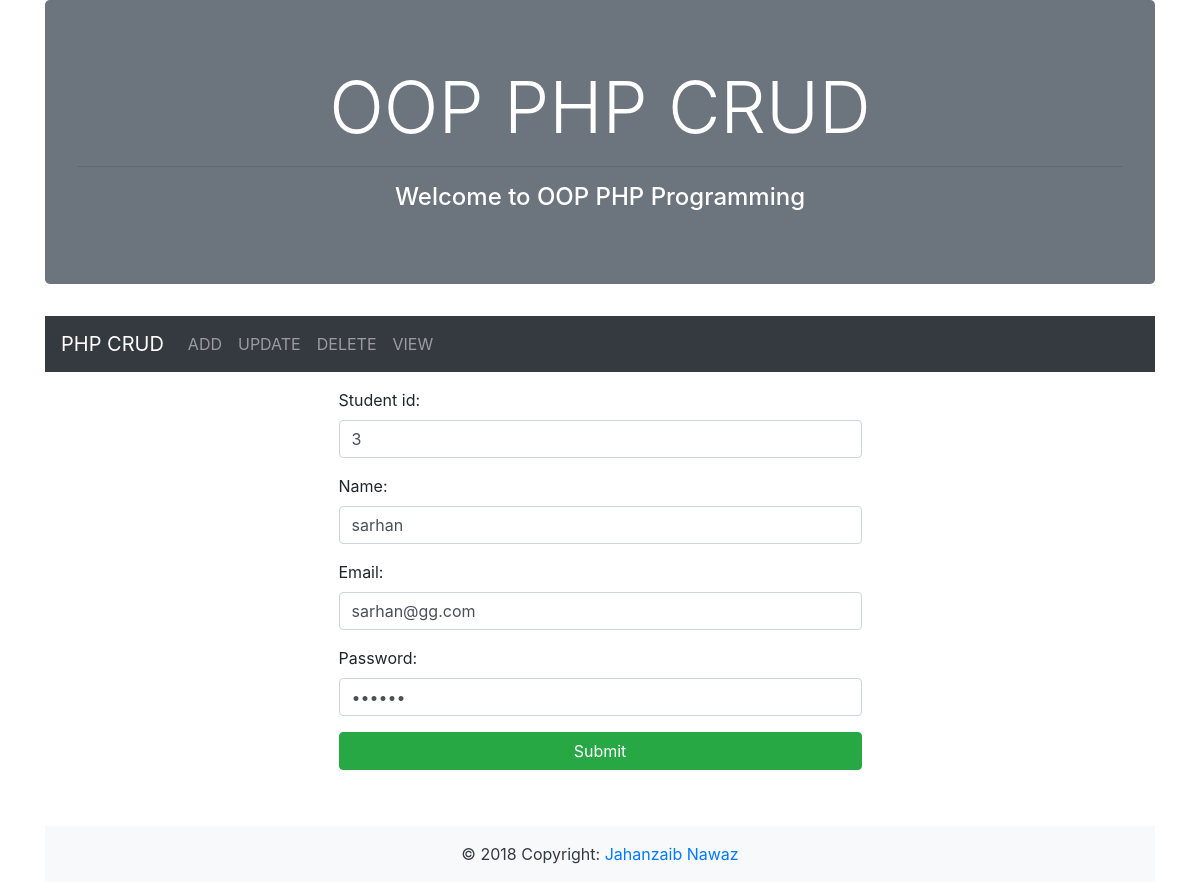
The page /update.php?upd=3 on the database its author committed.
### tables this page shows
CREATE TABLE `student` (
  `id` int(11) NOT NULL,
  `stdname` varchar(20) NOT NULL,
  `stdemail` varchar(25) NOT NULL,
  `stdpass` varchar(20) NOT NULL
);

### con.php (called while the page is built, shortened)
<?php
Class Database{
public $host =  "localhost";
public $user = "root";
public $pswd = "";
public $dbase = "bsse";
public $conn;
public function connectDB(){
	$this->conn = new mysqli($this->host, $this->user, $this->pswd, $this->dbase);
}
public function select($query)
{
	$result = $this->conn->query($query) or die( $this->conn->error.__LINE__);
	if ($result->num_rows >0) {
		return $result;
	} else {
		return false;
	}
}
}
?>

### student.php (called while the page is built, shortened)
<?php
include_once 'con.php';
class Student
{
	public $db;
	function __construct()
	{
		$this->db = new Database();
	}
	public function getforupdate($id)
	{
		$query = "SELECT * FROM student WHERE id = '$id'";
		$result = $this->db->select($query);
		return $result;
	}
}
?>

### update.php (the view, shortened to what this page needs)
<?php include_once 'header.php' ?>
<div class="row">
	<div class="col">
		<div class="w-50 mx-auto p-3 bg-lights">
			<?php
				include_once 'student.php';
				$std = new Student();
			 ?>
			 <?php
			 	if (isset($_GET['upd'])) {
					$upd_id = $_GET['upd'];
					$get = $std->getforupdate($upd_id);
					if ($get) {
						while ( $row = $get->fetch_assoc()) { ?>
						<form action="" method="post">
							<div class="form-group">
								<label>Student id:</label>
								<input type="text" name="id" class="form-control" value="<?php echo $row['id']; ?>" />
							</div>
							<div class="form-group">
								<label>Name:</label>
								<input type="text" name="name" class="form-control" value="<?php echo $row['stdname']; ?>" />
							</div>
							<div class="form-group">
								<label>Email:</label>
								<input type="email" name="email" class="form-control" value="<?php echo $row['stdemail']; ?>" />
							</div>
							<div class="form-group">
								<label>Password:</label>
								<input type="password" name="pass" class="form-control" value="<?php echo $row['stdpass']; ?>" />
							</div>
							<div class="form-group">
								<input type="submit" name="update" class="btn btn-success btn-block" />
							</div>
						</form>
					<?php	}
					}
				}
			  ?>
		</div>
	</div>
</div>
<?php include_once 'footer.php' ?>

### rows shown on the page
student: id "3", name "sarhan", email "sarhan@gg.com"
